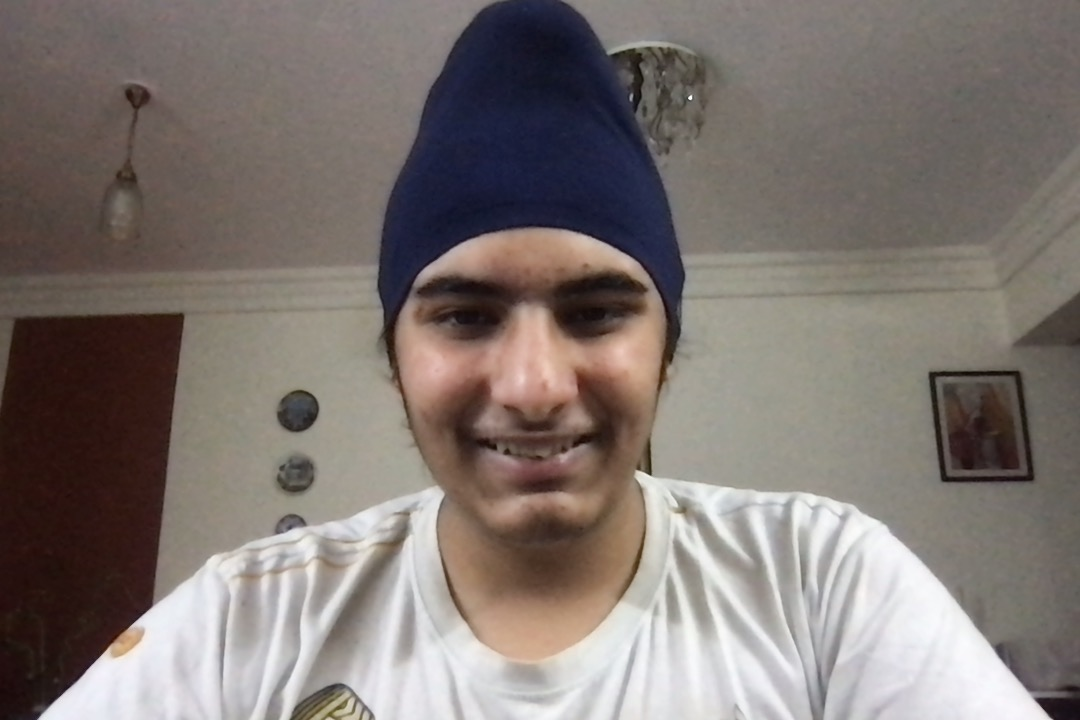
#> input picture assignments/a1/img.jpg, 1080 x 720 px, given in place of the camera
$ python main.py
#> lines starting #> are read from the running program, lines starting #| are printed output that depends on the picture; after the words box and inside, x2 and y2 are one past the last pixel; in counts of white or black regions, pixels touching at a corner belong together
import numpy as np
import cv2

cap = cv2.VideoCapture(1)

while True:
    ret, frame = cap.read()
#> frame is the input picture: shape (720, 1080, 3); mean B, G, R 113.7, 118.1, 127.2
    frame = cv2.resize(frame, (0, 0), fx=0.5, fy=0.5)
#> frame: shape (360, 540, 3)
    width = int(cap.get(3))
    height = int(cap.get(4))
    # image = np.zeros(frame.shape, np.uint8)
    # smaller_frame = cv2.resize(frame, (0, 0), fx=0.5, fy=0.5)
    # image[:height//2, :width//2] = cv2.rotate(smaller_frame, cv2.ROTATE_180)
    # image[height//2:, :width//2] = smaller_frame
    # image[:height//2, width//2:] = cv2.rotate(smaller_frame, cv2.ROTATE_180)
    # image[height//2:, width//2:] = smaller_frame

    hsv = cv2.cvtColor(frame, cv2.COLOR_BGR2HSV)
#> hsv: shape (360, 540, 3); mean H, S, V 36.6, 49.6, 129.5

    # upper_col = np.array([20, 150, 255])
    # lower_col = np.array([0, 10, 60])
    upper_col = np.array([130, 255, 255])
    lower_col = np.array([90, 50, 50])
    mask = cv2.inRange(hsv, lower_col, upper_col)
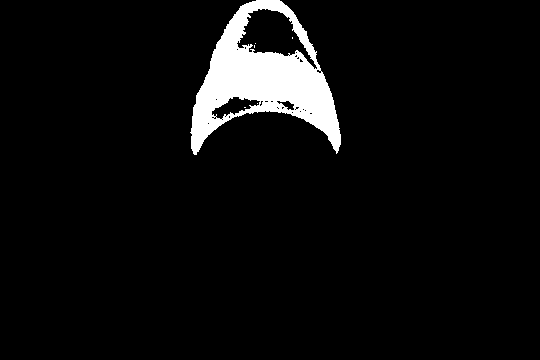
#> mask: shape (360, 540); 5.3% white; 6 white regions (5 under 20 px), largest, box (x1, y1, x2, y2) and area: (190, 0, 341, 155) 10229
    red = np.copy(frame)
    red[mask > 0] = (0, 0, 255)
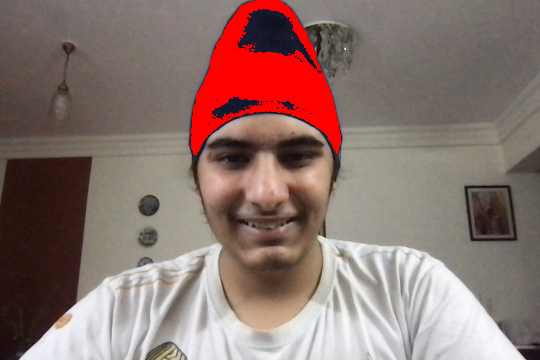
#> red: shape (360, 540, 3); mean B, G, R 110.7, 116.4, 139.1

    result = cv2.bitwise_and(frame, frame, mask=mask)
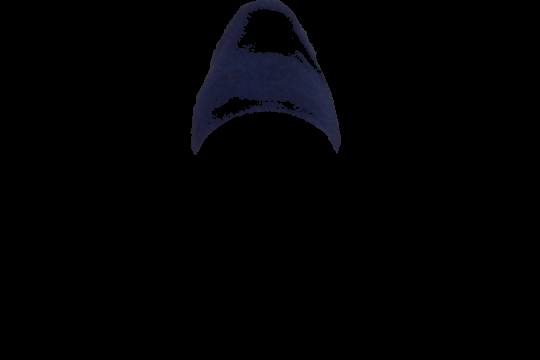
#> result: shape (360, 540, 3); mean B, G, R 3.1, 1.8, 1.6

    # [4 lines of commented-out code are left out]
    cv2.imshow('final', result)
    cv2.imshow('mask', mask)
    cv2.imshow('original', frame)
    cv2.imshow('red', red)


    k = cv2.waitKey(1)
#> (key q is pressed here)
    if k == ord('q'):
        break

cap.release()
cv2.destroyAllWindows()
cv2.waitKey(1)
